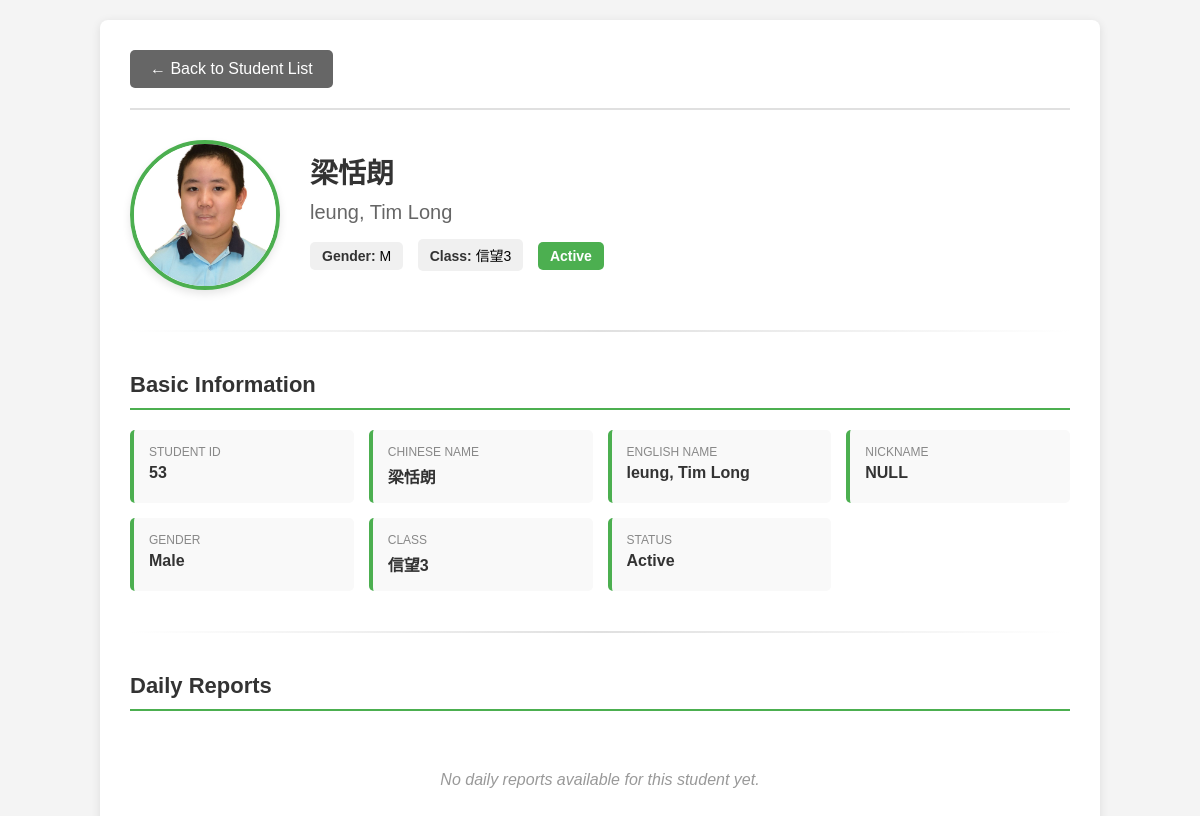
The page /student_details.php?id=53 on the database its author committed.
### tables this page shows
CREATE TABLE IF NOT EXISTS `students` (
  `id` int(11) NOT NULL AUTO_INCREMENT,
  `name_chi` varchar(100) NOT NULL COMMENT 'Chinese Name',
  `name_eng` varchar(100) NOT NULL COMMENT 'English Name',
  `nickname` varchar(50) DEFAULT NULL,
  `short_name` varchar(50) DEFAULT NULL COMMENT 'Short name or symbol',
  `gender` enum('M','F') NOT NULL,
  `class` varchar(50) DEFAULT NULL COMMENT 'Class/Group',
  `status` enum('Active','Inactive','Graduated') DEFAULT 'Active',
  `image_path` varchar(255) DEFAULT NULL COMMENT 'Path to student image',
  PRIMARY KEY (`id`)
);

### db/students.php (called while the page is built, shortened)
<?php
require_once __DIR__ . '/connection.php';
class Students {
    private $conn;
    public function __construct() {
        $this->conn = getDB();
    }
    public function getById($id) {
        $id = (int)$id;
        $sql = "SELECT * FROM students WHERE id = $id";
        $result = $this->conn->query($sql);
        if ($result && $result->num_rows > 0) {
            return $result->fetch_assoc();
        }
        return null;
    }
}
?>

### db/connection.php (called while the page is built, shortened)
<?php
class Database {
    private static $instance = null;
    private $conn;
    private function __construct() {
        try {
            $this->conn = new mysqli(DB_HOST, DB_USER, DB_PASS, DB_NAME, DB_PORT);
            $this->conn->set_charset(DB_CHARSET);
        } catch (Exception $e) {
            die("Database connection error: " . $e->getMessage());
        }
    }
    public static function getInstance() {
        if (self::$instance === null) {
            self::$instance = new Database();
        }
        return self::$instance;
    }
    public function getConnection() {
        return $this->conn;
    }
}
function getDB() {
    return Database::getInstance()->getConnection();
}
?>

### student_details.php (the view, shortened to what this page needs)
<?php
require_once 'db/students.php';
require_once 'db/connection.php';
$studentId = isset($_GET['id']) ? intval($_GET['id']) : 0;
$studentsObj = new Students();
$student = $studentsObj->getById($studentId);
$sections = [
    'basic_info' => true,
    'daily_reports' => true,
];
?>
<!DOCTYPE html>
<html lang="en">
<head>
</head>
<body>
    <div class="container">
        <div class="header">
            <a href="students_list.php" class="back-btn">← Back to Student List</a>
        </div>
        <div class="student-header">
            <?php if (!empty($student['image_path']) && file_exists($student['image_path'])): ?>
                <img src="<?php echo htmlspecialchars($student['image_path']); ?>"
                     alt="<?php echo htmlspecialchars($student['name_chi']); ?>"
                     class="student-photo">
            <?php else: ?>
                <div class="no-photo">No Photo</div>
            <?php endif; ?>
            <div class="student-info-header">
                <h1 class="student-name"><?php echo htmlspecialchars($student['name_chi']); ?></h1>
                <p class="student-name-eng"><?php echo htmlspecialchars($student['name_eng']); ?></p>
                <div>
                    <span class="info-badge"><strong>Gender:</strong> <?php echo htmlspecialchars($student['gender']); ?></span>
                    <span class="info-badge"><strong>Class:</strong> <?php echo htmlspecialchars($student['class'] ?? 'N/A'); ?></span>
                    <span class="status-badge <?php echo strtolower($student['status']); ?>">
                        <?php echo htmlspecialchars($student['status']); ?>
                    </span>
                </div>
            </div>
        </div>
        <div class="section-divider"></div>
        <?php
        if ($sections['basic_info']):
            include 'sections/student_basic_info.php';
        endif;
        if ($sections['daily_reports']):
            include 'sections/student_daily_reports.php';
        endif;
        ?>
    </div>
</body>
</html>

### sections/student_basic_info.php
<div class="section">
    <h2 class="section-title">Basic Information</h2>
    <div class="info-grid">
        <div class="info-item">
            <div class="info-label">Student ID</div>
            <div class="info-value"><?php echo htmlspecialchars($student['id']); ?></div>
        </div>
        <div class="info-item">
            <div class="info-label">Chinese Name</div>
            <div class="info-value"><?php echo htmlspecialchars($student['name_chi']); ?></div>
        </div>
        <div class="info-item">
            <div class="info-label">English Name</div>
            <div class="info-value"><?php echo htmlspecialchars($student['name_eng']); ?></div>
        </div>
        <div class="info-item">
            <div class="info-label">Nickname</div>
            <div class="info-value"><?php echo htmlspecialchars($student['nickname'] ?? 'N/A'); ?></div>
        </div>
        <div class="info-item">
            <div class="info-label">Gender</div>
            <div class="info-value"><?php echo $student['gender'] === 'M' ? 'Male' : 'Female'; ?></div>
        </div>
        <div class="info-item">
            <div class="info-label">Class</div>
            <div class="info-value"><?php echo htmlspecialchars($student['class'] ?? 'N/A'); ?></div>
        </div>
        <div class="info-item">
            <div class="info-label">Status</div>
            <div class="info-value"><?php echo htmlspecialchars($student['status']); ?></div>
        </div>
    </div>
</div>
<div class="section-divider"></div>

### student_details.php (style rules this page uses)
* { margin: 0; padding: 0; box-sizing: border-box; }
body { font-family: Arial, sans-serif; background-color: #f4f4f4; padding: 20px; }
.container { max-width: 1000px; margin: 0 auto; background: white; padding: 30px; border-radius: 8px; box-shadow: 0 2px 10px rgba(0,0,0,0.1); }
.header { display: flex; justify-content: space-between; align-items: center; margin-bottom: 30px; padding-bottom: 20px; border-bottom: 2px solid #e0e0e0; }
.back-btn { display: inline-block; padding: 10px 20px; background-color: #666; color: white; text-decoration: none; border-radius: 5px; transition: background-color 0.3s; }
.student-header { display: flex; align-items: center; gap: 30px; margin-bottom: 30px; }
.student-photo { width: 150px; height: 150px; object-fit: cover; border-radius: 50%; border: 4px solid #4CAF50; box-shadow: 0 4px 8px rgba(0,0,0,0.1); }
.student-info-header { flex: 1; }
.student-name { font-size: 28px; color: #333; margin-bottom: 10px; }
.student-name-eng { font-size: 20px; color: #666; margin-bottom: 15px; }
.info-badge { display: inline-block; padding: 6px 12px; margin-right: 10px; margin-bottom: 8px; background-color: #f0f0f0; border-radius: 5px; font-size: 14px; }
.info-badge strong { color: #333; }
.status-badge { display: inline-block; padding: 6px 12px; border-radius: 5px; font-size: 14px; font-weight: bold; }
.status-badge.active { background-color: #4CAF50; color: white; }
.section { margin-bottom: 30px; }
.section-title { font-size: 22px; color: #333; margin-bottom: 20px; padding-bottom: 10px; border-bottom: 2px solid #4CAF50; }
.info-grid { display: grid; grid-template-columns: repeat(auto-fit, minmax(200px, 1fr)); gap: 15px; margin-bottom: 20px; }
.info-item { padding: 15px; background-color: #f9f9f9; border-radius: 5px; border-left: 4px solid #4CAF50; }
.info-label { font-size: 12px; color: #888; text-transform: uppercase; margin-bottom: 5px; }
.info-value { font-size: 16px; color: #333; font-weight: bold; }
.section-divider { height: 2px; background: linear-gradient(to right, transparent, #e0e0e0, transparent); margin: 40px 0; }

### rows shown on the page
students: image_path (picture), name_chi "梁恬朗", name_eng "leung, Tim Long", gender "M", class "信望3", status "Active", id "53", nickname "NULL"
